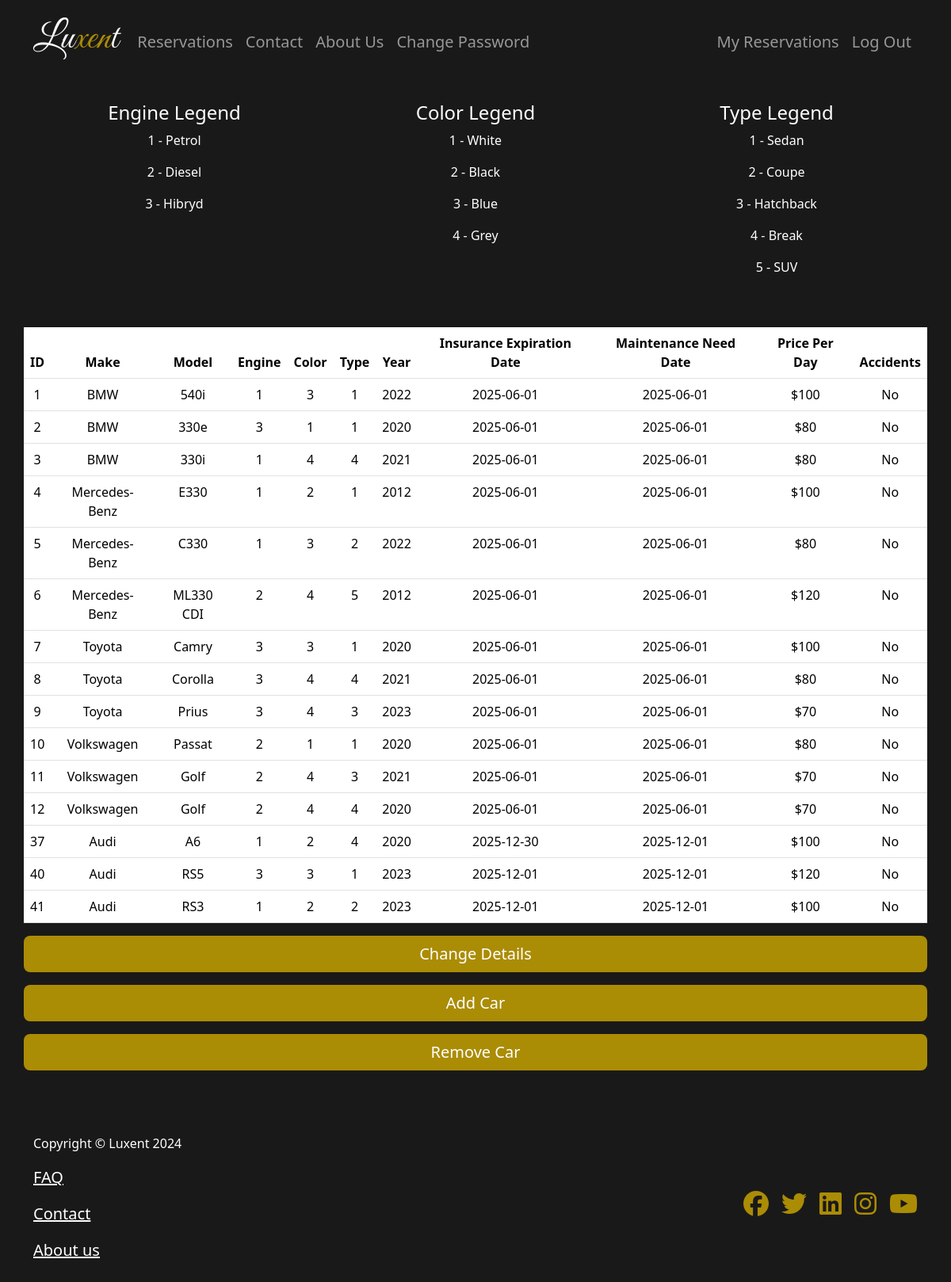
The app's page /cars (signed in) with its own data.
### tables this page shows
CREATE TABLE vehicles (id INTEGER PRIMARY KEY AUTOINCREMENT, make TEXT, model TEXT, engine_type_id INTEGER REFERENCES engine (id), color_id INTEGER REFERENCES color (id), car_type_id INTEGER REFERENCES car_type (id), year INTEGER, insurance_expiration_date DATE, maintenance_need_date DATE, price_per_day NUMERIC, accidents TEXT);

### app.py (the view)
@app.route("/cars", methods=["GET", "POST"])
@login_required
def cars():
    cars = db.execute("SELECT * FROM vehicles")
    return render_template("cars.html", cars=cars)

### app.py (called while the page is built)
@app.after_request
def after_request(response):
    response.headers["Cache-Control"] = "no-cache, no-store, must-revalidate"
    response.headers["Expires"] = 0
    response.headers["Pragma"] = "no-cache"
    return response

@app.before_request
def load_user():
    g.is_admin = False
    g.is_customer = False
    if session.get("user_id"):
        user = db.execute("SELECT * FROM users WHERE id = ?", session["user_id"])
        if not user:
            session.clear()
            return redirect("/login")
        admin = db.execute("SELECT * FROM admins WHERE user_id = ?", session["user_id"])
        if admin:
            g.is_admin = True
        customer = db.execute("SELECT * FROM customers WHERE user_id = ?", session["user_id"])
        if customer:
            g.is_customer = True

### help.py (called while the page is built)
def login_required(f):
    @wraps(f)
    def decorated_function(*args, **kwargs):
        if session.get("user_id") is None:
            return redirect("/login")
        return f(*args, **kwargs)
    return decorated_function

### templates/cars.html
{% extends "layout.html" %}
{% block main %}
    <div class="container">
        <div class="row mt-5 pt-5"></div>
        <div class="row my-3 py-3 text-white">
            <div class="col-4">
                <h4>Engine Legend</h4>
                <p>1 - Petrol</p>
                <p>2 - Diesel</p>
                <p>3 - Hibryd</p>
            </div>
            <div class="col-4">
                <h4>Color Legend</h4>
                <p>1 - White</p>
                <p>2 - Black</p>
                <p>3 - Blue</p>
                <p>4 - Grey</p>
            </div>
            <div class="col-4">
                <h4>Type Legend</h4>
                <p>1 - Sedan</p>
                <p>2 - Coupe</p>
                <p>3 - Hatchback</p>
                <p>4 - Break</p>
                <p>5 - SUV</p>
            </div>
        </div>
        <div class="row mt-3 pt-3">
            <table class="table rounded">
                <thead>
                    <tr>
                        <th>ID</th>
                        <th>Make</th>
                        <th>Model</th>
                        <th>Engine</th>
                        <th>Color</th>
                        <th>Type</th>
                        <th>Year</th>
                        <th>Insurance Expiration Date</th>
                        <th>Maintenance Need Date</th>
                        <th>Price Per Day</th>
                        <th>Accidents</th>
                    </tr>
                </thead>
                <tbody>
                    {% for car in cars %}
                    <tr>
                        <td>{{ car.id }}</td>
                        <td>{{ car.make }}</td>
                        <td>{{ car.model }}</td>
                        <td>{{ car.engine_type_id }}</td>
                        <td>{{ car.color_id }}</td>
                        <td>{{ car.car_type_id }}</td>
                        <td>{{ car.year }}</td>
                        <td>{{ car.insurance_expiration_date }}</td>
                        <td>{{ car.maintenance_need_date }}</td>
                        <td>${{ car.price_per_day }}</td>
                        <td>{{ car.accidents }}</td>
                    </tr>
                    {% endfor %}
                </tbody>
            </table>
            <a href="/change_details" class="btn btn-primary btn-lg border-0">Change Details</a>
            <a href="/adding_car" class="btn btn-primary btn-lg mt-3 border-0">Add Car</a>
            <a href="/remove" class="btn btn-primary btn-lg mt-3 border-0">Remove Car</a>
        </div>
        <div class="row mt-4 pt-4"></div>
    </div>
{% endblock %}

### static/styles.css (style rules this page uses)
body { background-color: #1a1919; }
.btn-primary { background-color: #ab8c05; color: white; }

### records on screen
vehicles: id "1", make "BMW", model "540i", engine_type_id "1", color_id "3", car_type_id "1", year "2022", insurance_expiration_date "2025-06-01", maintenance_need_date "2025-06-01", price_per_day "100", accidents "No"
vehicles: id "2", make "BMW", model "330e", engine_type_id "3", color_id "1", car_type_id "1", year "2020", insurance_expiration_date "2025-06-01", maintenance_need_date "2025-06-01", price_per_day "80", accidents "No"
vehicles: id "3", make "BMW", model "330i", engine_type_id "1", color_id "4", car_type_id "4", year "2021", insurance_expiration_date "2025-06-01", maintenance_need_date "2025-06-01", price_per_day "80", accidents "No"
vehicles: id "4", make "Mercedes-Benz", model "E330", engine_type_id "1", color_id "2", car_type_id "1", year "2012", insurance_expiration_date "2025-06-01", maintenance_need_date "2025-06-01", price_per_day "100", accidents "No"
vehicles: id "5", make "Mercedes-Benz", model "C330", engine_type_id "1", color_id "3", car_type_id "2", year "2022", insurance_expiration_date "2025-06-01", maintenance_need_date "2025-06-01", price_per_day "80", accidents "No"
vehicles: id "6", make "Mercedes-Benz", model "ML330 CDI", engine_type_id "2", color_id "4", car_type_id "5", year "2012", insurance_expiration_date "2025-06-01", maintenance_need_date "2025-06-01", price_per_day "120", accidents "No"
vehicles: id "7", make "Toyota", model "Camry", engine_type_id "3", color_id "3", car_type_id "1", year "2020", insurance_expiration_date "2025-06-01", maintenance_need_date "2025-06-01", price_per_day "100", accidents "No"
vehicles: id "8", make "Toyota", model "Corolla", engine_type_id "3", color_id "4", car_type_id "4", year "2021", insurance_expiration_date "2025-06-01", maintenance_need_date "2025-06-01", price_per_day "80", accidents "No"
vehicles: id "9", make "Toyota", model "Prius", engine_type_id "3", color_id "4", car_type_id "3", year "2023", insurance_expiration_date "2025-06-01", maintenance_need_date "2025-06-01", price_per_day "70", accidents "No"
vehicles: id "10", make "Volkswagen", model "Passat", engine_type_id "2", color_id "1", car_type_id "1", year "2020", insurance_expiration_date "2025-06-01", maintenance_need_date "2025-06-01", price_per_day "80", accidents "No"
vehicles: id "11", make "Volkswagen", model "Golf", engine_type_id "2", color_id "4", car_type_id "3", year "2021", insurance_expiration_date "2025-06-01", maintenance_need_date "2025-06-01", price_per_day "70", accidents "No"
vehicles: id "12", make "Volkswagen", model "Golf", engine_type_id "2", color_id "4", car_type_id "4", year "2020", insurance_expiration_date "2025-06-01", maintenance_need_date "2025-06-01", price_per_day "70", accidents "No"
vehicles: id "37", make "Audi", model "A6", engine_type_id "1", color_id "2", car_type_id "4", year "2020", insurance_expiration_date "2025-12-30", maintenance_need_date "2025-12-01", price_per_day "100", accidents "No"
vehicles: id "40", make "Audi", model "RS5", engine_type_id "3", color_id "3", car_type_id "1", year "2023", insurance_expiration_date "2025-12-01", maintenance_need_date "2025-12-01", price_per_day "120", accidents "No"
vehicles: id "41", make "Audi", model "RS3", engine_type_id "1", color_id "2", car_type_id "2", year "2023", insurance_expiration_date "2025-12-01", maintenance_need_date "2025-12-01", price_per_day "100", accidents "No"
